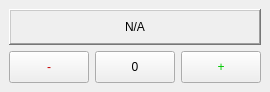
<?xml version="1.0" encoding="UTF-8"?>
<ui version="4.0">
 <class>CounterWindow</class>
 <widget class="QMainWindow" name="CounterWindow">
  <property name="geometry">
   <rect>
    <x>0</x>
    <y>0</y>
    <width>255</width>
    <height>92</height>
   </rect>
  </property>
  <property name="sizePolicy">
   <sizepolicy hsizetype="Preferred" vsizetype="Preferred">
    <horstretch>0</horstretch>
    <verstretch>0</verstretch>
   </sizepolicy>
  </property>
  <property name="windowTitle">
   <string>Counter</string>
  </property>
  <widget class="QWidget" name="centralwidget">
   <layout class="QGridLayout" name="gridLayout">
    <item row="3" column="2">
     <widget class="QPushButton" name="btnPlus">
      <property name="sizePolicy">
       <sizepolicy hsizetype="Preferred" vsizetype="Preferred">
        <horstretch>0</horstretch>
        <verstretch>0</verstretch>
       </sizepolicy>
      </property>
      <property name="minimumSize">
       <size>
        <width>0</width>
        <height>0</height>
       </size>
      </property>
      <property name="styleSheet">
       <string notr="true">color: rgb(0, 200, 0);
font: 87 10pt &quot;Arial Black&quot;;
</string>
      </property>
      <property name="text">
       <string>+</string>
      </property>
      <property name="iconSize">
       <size>
        <width>16</width>
        <height>16</height>
       </size>
      </property>
     </widget>
    </item>
    <item row="3" column="1">
     <widget class="QPushButton" name="btnZero">
      <property name="sizePolicy">
       <sizepolicy hsizetype="Preferred" vsizetype="Preferred">
        <horstretch>0</horstretch>
        <verstretch>0</verstretch>
       </sizepolicy>
      </property>
      <property name="styleSheet">
       <string notr="true">font: 87 10pt &quot;Arial Black&quot;;</string>
      </property>
      <property name="text">
       <string>0</string>
      </property>
      <property name="iconSize">
       <size>
        <width>16</width>
        <height>16</height>
       </size>
      </property>
     </widget>
    </item>
    <item row="3" column="0">
     <widget class="QPushButton" name="btnMinus">
      <property name="sizePolicy">
       <sizepolicy hsizetype="Preferred" vsizetype="Preferred">
        <horstretch>0</horstretch>
        <verstretch>0</verstretch>
       </sizepolicy>
      </property>
      <property name="styleSheet">
       <string notr="true">font: 87 10pt &quot;Arial Black&quot;;
color: rgb(200, 0, 0)</string>
      </property>
      <property name="text">
       <string>-</string>
      </property>
      <property name="iconSize">
       <size>
        <width>16</width>
        <height>16</height>
       </size>
      </property>
     </widget>
    </item>
    <item row="1" column="0" colspan="3">
     <widget class="QFrame" name="frame">
      <property name="frameShape">
       <enum>QFrame::WinPanel</enum>
      </property>
      <property name="frameShadow">
       <enum>QFrame::Raised</enum>
      </property>
      <property name="lineWidth">
       <number>10</number>
      </property>
      <layout class="QGridLayout" name="gridLayout_2">
       <item row="0" column="0">
        <widget class="QLabel" name="labelCounter">
         <property name="text">
          <string>N/A</string>
         </property>
         <property name="alignment">
          <set>Qt::AlignCenter</set>
         </property>
        </widget>
       </item>
      </layout>
     </widget>
    </item>
   </layout>
  </widget>
  <action name="actionPlus">
   <property name="text">
    <string>Plus</string>
   </property>
   <property name="shortcut">
    <string>+</string>
   </property>
  </action>
  <action name="actionMinus">
   <property name="text">
    <string>Minus</string>
   </property>
   <property name="shortcut">
    <string>-</string>
   </property>
  </action>
  <action name="actionReset">
   <property name="text">
    <string>Reset</string>
   </property>
   <property name="shortcut">
    <string>0</string>
   </property>
  </action>
 </widget>
 <resources/>
 <connections/>
</ui>
